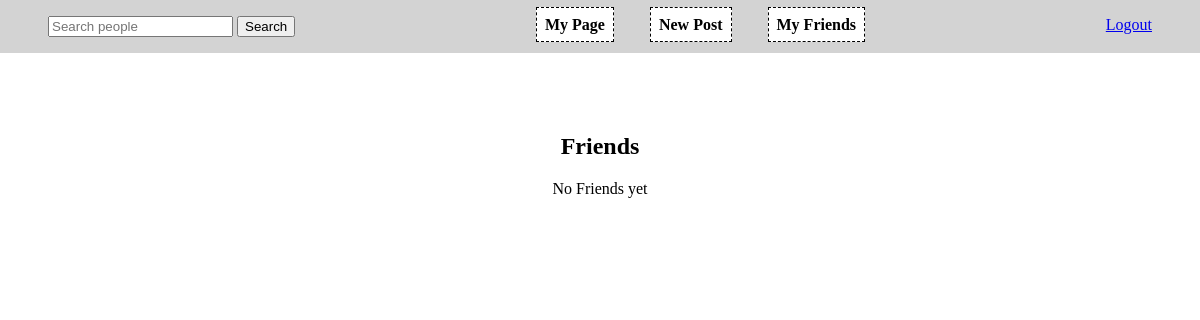
/friends (signed in), run on an earlier commit of the app's database.
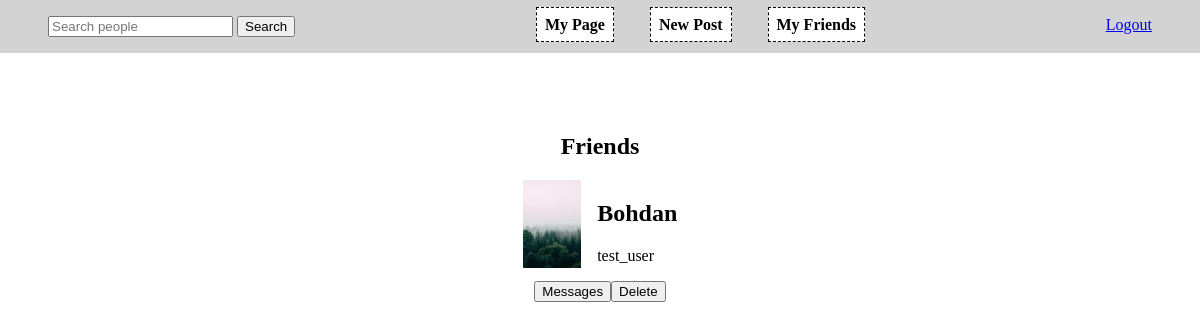
And on a later commit of the database.
### social_network/models.py (models this page shows, shortened)
class User(db.Model, UserMixin):
    id = db.Column(db.Integer, primary_key=True)
    username = db.Column(db.String(32), unique=True, nullable=False)
    password = db.Column(db.String(64), nullable=False)
    image_file = db.Column(db.String(32), nullable=False,
                           default="default_profile.jpg")
    name = db.Column(db.String(64), nullable=False)
    gender = db.Column(
        db.Boolean(), nullable=False)
    city = db.Column(db.String(32), nullable=False)
    born = db.Column(
        db.Integer)
    posts = db.relationship("Post", backref="author")
    friendship = db.relationship(
        "Friendship", foreign_keys='Friendship.user1_id', backref="friend")
    friendship = db.relationship(
        "Friendship", foreign_keys='Friendship.user2_id', backref="friend")

### social_network/main/routes.py (the view)
@main.route("/friends")
@login_required
def friends():
    friends = User.query.filter(
        User.id != current_user.id
    ).filter(
        or_(User.id == Friendship.user1_id,
            User.id == Friendship.user2_id)
    ).filter(
        or_(Friendship.user1_id == current_user.id,
            Friendship.user2_id == current_user.id)
    ).all()
    return render_template("main/user_list.html", users=friends, f=None)

### social_network/models.py (called while the page is built)
@login_manager.user_loader
def load_user(user_id):
    return User.query.get(int(user_id))

### social_network/templates/main/user_list.html (shortened to what this page needs)
{% extends 'layout.html' %}  {% block content %}
<section>
    <h1>{% if f == None %} Friends {% else %} Search {% endif %}</h1>
    {% if users %} {% for user in users %}
    <div style="margin-bottom: 3em;">
        <div class="info" onclick="location.href='/{{ user.username }}'">
            <img src="../../static/img/{{ user.image_file }}" style="height: 5.5em;">
            <div class="infofiels">
                <h2>{{ user.name }}</h2>
                <p>{{ user.username }}</p>
            </div>
        </div>
        <div class="info">
            <button onclick="location.href='/chat/{{ user.username }}'">Messages</button> {% if f == None or f[user.id] %}
            <button onclick="delFriend({{ user.id }})">Delete</button> {% else %}
            <button onclick="addFriend({{ user.id }})">Add</button> {% endif %}
        </div>
    </div>
    {% endfor %} {% else %}
    <p>
        No {% if f == None %} Friends yet {% else %} Search Results {% endif %}
    </p>
    {% endif %}
</section>
{% endblock content %}

### social_network/templates/layout.html (shortened to what this page needs)
<!DOCTYPE html>
<html>
<head>
    <link rel="stylesheet" type="text/css" href="{{ url_for('static', filename = 'main.css') }}">
</head>
<body>
    <nav>
        <form action="/search" method="post">
            <input type="search" name="search" placeholder="Search people" aria-label="Search" required>
            <input type="submit" value="Search">
        </form>
        <div>
            <a class="btn" href="{{ url_for('main.profile') }}">My Page</a>
            <a class="btn" href="{{ url_for('main.newpost') }}">New Post</a>
            <a class="btn" href="{{ url_for('main.friends') }}">My Friends</a>
        </div>
        <div>
            {% if current_user.is_authenticated %}
            <a href="{{ url_for('users.logout') }}">Logout</a> {% else %}
            <a href="{{ url_for('users.login') }}">Login</a>
            <a href="{{ url_for('users.register') }}">Register</a> {% endif %}
        </div>
    </nav>
    <div id="content">
        {% block content %} {% endblock content%}
    </div>
</body>
</html>

### social_network/static/main.css (style rules this page uses)
body { margin: 0; padding: 0; }
nav { display: flex; justify-content: space-between; padding: 1em 3em; background-color: lightgrey; margin-bottom: 5em; }
.btn { font-weight: bold; text-decoration: none; color: black; background-color: white; padding: 0.5em; margin: 1em; border: 0.1em dashed black; }
.info { display: flex; justify-content: center; }
.infofiels { padding-left: 1em; text-align: left; }
form { text-align: center; }
section { margin: 3em 0; text-align: center; }

What changed in the data, as far as the page shows it:
now on this page (row edited): User: image_file (picture), name "Bohdan", username "test_user"
Also different on the page:
text no longer shown: "No Friends yet"
